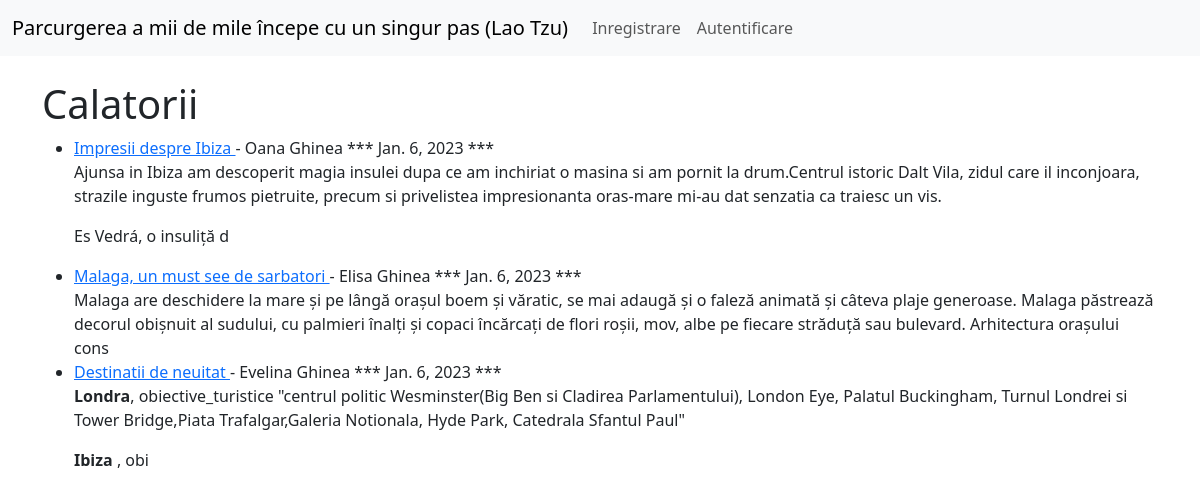
The app's page /tipuri/calatorii/ with its own data.
### travelblog/models.py (models this page shows, shortened)
class Postare(models.Model):
    titlu = models.CharField(max_length=500)
    imagine_blog = models.ImageField(null=True, blank=True, upload_to="imagini/")
    titlu_nav = models.CharField(max_length=500)
    cuprins = models.TextField()
    autor = models.ForeignKey(User, on_delete=models.CASCADE)
    data_postare =models.DateField(auto_now_add=True)
    likes = models.ManyToManyField(User, related_name='postare_blog')
    tipuri = models.CharField(max_length=250, default='calatorii')

### travelblog/views.py (the view)
# urls.py: path('tipuri/<str:tip>/', TipuriView, name='tipuri'),
def TipuriView(request, tip):
    tipuri_postari = Postare.objects.filter(tipuri=tip.replace('-',' '))
    return render (request, 'tipuri.html', {'tip':tip.title().replace('-',' '), 'tipuri_postari':tipuri_postari})

### travelblog/templates/tipuri.html (shortened to what this page needs)
{% extends 'test.html' %}
{% block content %}
{% if tipuri_postari %}
    <h1>{{ tip }}</h1>
    <ul>
    {% for postare in tipuri_postari %}
        <li> <a href="{% url 'articole_details' postare.pk %}" >{{ postare.titlu }} </a>
            - {{ postare.autor.first_name }}
            {{ postare.autor.last_name }} *** {{postare.data_postare}} *** <br/>
        {{ postare.cuprins|slice:"300"|safe }} </li>
    {% endfor %}
    </ul>
{% else %}
<h4>Ne pare rau, categoria aleasa de tine nu exista sau nu are continut.</h4>
{% endif %}
{% endblock %}

### records on screen
Postare: titlu "Impresii despre Ibiza", autor.first_name "Oana", autor.last_name "Ghinea", data_postare "Jan. 6, 2023", cuprins "Ajunsa in Ibiza am descoperit magia insulei dupa ce am inchiriat o masina si am pornit la drum.Centrul istoric Dalt Vila, zidul care il inconjoara, strazile inguste frumos pietruite, precum si privelistea impresionanta oras-mare mi-au dat senzatia ca traiesc un vis. Es Vedrá, o insuliță d"
Postare: titlu "Malaga, un must see de sarbatori", autor.first_name "Elisa", autor.last_name "Ghinea", data_postare "Jan. 6, 2023", cuprins "Malaga are deschidere la mare și pe lângă orașul boem și văratic, se mai adaugă și o faleză animată și câteva plaje generoase. Malaga păstrează decorul obișnuit al sudului, cu palmieri înalți și copaci încărcați de flori roșii, mov, albe pe fiecare străduță sau bulevard. Arhitectura orașului cons"
Postare: titlu "Destinatii de neuitat", autor.first_name "Evelina", autor.last_name "Ghinea", data_postare "Jan. 6, 2023", cuprins "Londra , obiective_turistice \"centrul politic Wesminster(Big Ben si Cladirea Parlamentului), London Eye, Palatul Buckingham, Turnul Londrei si Tower Bridge,Piata Trafalgar,Galeria Notionala, Hyde Park, Catedrala Sfantul Paul\" Ibiza , obi"

### other values on screen
{{ tip }} "Calatorii"
